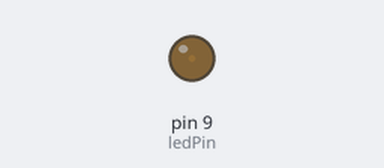
A sketch run on a simulated Arduino Uno, built with avr-gcc and run on an emulated ATmega328P. Shown: output pins drawn as LEDs (lit = HIGH).

Above: at 0.05 s.
At 2.15 s:
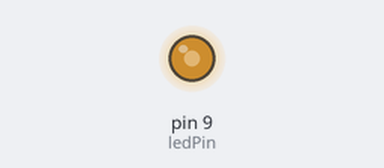
At 3.45 s:
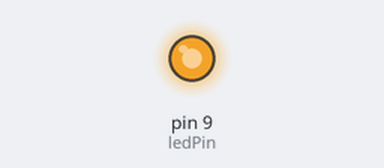
At 6.9 s:
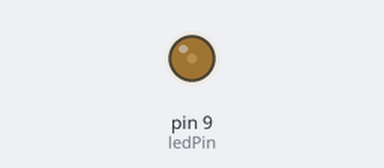
Timing chart, 0 to 10.9 s (numbered marks = the images above):
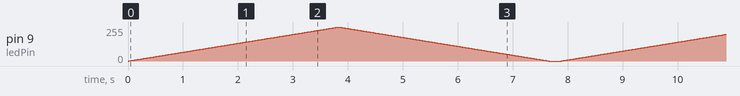

The sketch:

Exercise_3_-_Heartbeat.ino
```cpp
//Heartbeat simulator
int ledPin = 9;

void setup() {
  pinMode(ledPin, OUTPUT);
}

void heartbeat() {
  // Simulate the heartbeat with two quick pulses
  for (int i = 0; i < 2; i++) {
    for (int brightness = 0; brightness < 255; brightness++) {
      analogWrite(ledPin, brightness);
      delay(15);
    }
    for (int brightness = 255; brightness >= 0; brightness--) {
      analogWrite(ledPin, brightness);
      delay(15);
    }
    delay(200);
  }
}

void loop() {
  heartbeat();
  delay(1000);
}
```

Exercise_1_-_Blink_built_in_LED.ino
```cpp
// Blink Arduino UNO built in LED, see Arduino IDE, File - Examples - 01.Basics - Blink
```
